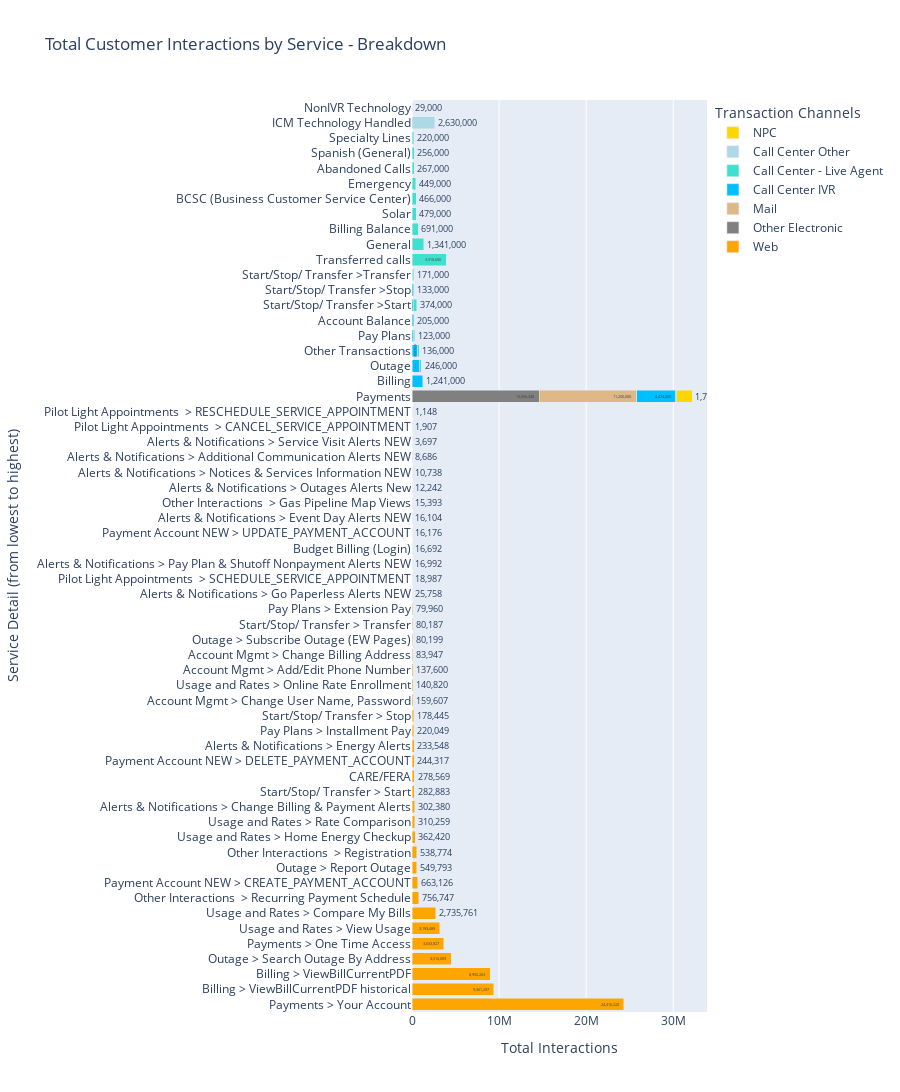

Notebook code cell kept with this figure:
### Code cell
# Set the locale to use comma separators for thousands
locale.setlocale(locale.LC_ALL, '')

# Group the data by Root Level and Level 2 and sum the values
grouped_data = df.groupby([Root, L2])[Value].sum().reset_index()

# Sort the grouped_data by Value column in descending order
grouped_data = grouped_data.sort_values(by=Value, ascending=False) # Sort by descending order

# Create a dictionary to map the Root Level to its corresponding color
color_map = {'Web': 'orange', 'Other Electronic': 'gray', 'Mail': 'burlywood',   'Call Center - Live Agent': 'turquoise', 'Call Center IVR': 'deepskyblue', 'Call Center Other':'lightblue', 'NPC': 'gold'}



# Create a list to store the bar chart traces
bar_traces = []

# Loop through each Root Level and create a stacked bar chart trace for its corresponding Level 2 data
for root_level in grouped_data[Root].unique():
    temp_df = grouped_data[grouped_data[Root] == root_level]
    values = temp_df[Value].values
    formatted_values = [locale.format_string("%d", val, grouping=True) for val in values] # Format values with comma separators
    y_values = temp_df[L2].values
    bar_trace = go.Bar(
        y=y_values,
        x=values,
        text=formatted_values,
        textposition='auto',
        name=root_level,
        orientation='h',
        marker=dict(color=color_map[root_level])
    )
    bar_traces.append(bar_trace)

# Create the stacked bar chart layout
bar_layout = go.Layout(
    title='Total Customer Interactions by Service - Breakdown',
    xaxis=dict(title='Total Interactions'),
    yaxis=dict(title='Service Detail (from lowest to highest)'),
    barmode='stack',
    height=1600,
    legend=dict(title=dict(text='Transaction Channels'))
)

# Create the stacked bar chart figure
bar_fig_L2 = go.Figure(data=bar_traces, layout=bar_layout)

# Display the stacked bar chart
bar_fig_L2.show()

### Figure 1 — Plotly figure (JSON) as saved in the notebook; plotly's stock layout.template omitted (floating-point values rounded to 4 significant figures)
{"data": [{"marker": {"color": "orange"}, "name": "Web", "orientation": "h", "text": ["24,316,220", "9,361,207", "8,992,263", "4,516,009", "3,633,827", "3,193,489", "2,735,761", "756,747", "663,126", "549,793", "538,774", "362,420", "310,259", "302,380", "282,883", "278,569", "244,317", "233,548", "220,049", "178,445", "159,607", "140,820", "137,600", "83,947", "80,199", "80,187", "79,960", "25,758", "18,987", "16,992", "16,692", "16,176", "16,104", "15,393", "12,242", "10,738", "8,686", "3,697", "1,907", "1,148"], "textposition": "auto", "x": [24316220, 9361207, 8992263, 4516009, 3633827, 3193489, 2735761, 756747, 663126, 549793, 538774, 362420, 310259, 302380, 282883, 278569, 244317, 233548, 220049, 178445, 159607, 140820, 137600, 83947, 80199, 80187, 79960, 25758, 18987, 16992, 16692, 16176, 16104, 15393, 12242, 10738, 8686, 3697, 1907, 1148], "y": ["Payments > Your Account", "Billing > ViewBillCurrentPDF historical", "Billing > ViewBillCurrentPDF", "Outage > Search Outage By Address", "Payments > One Time Access", "Usage and Rates > View Usage", "Usage and Rates > Compare My Bills", "Other Interactions  > Recurring Payment Schedule", "Payment Account NEW > CREATE_PAYMENT_ACCOUNT", "Outage > Report Outage", "Other Interactions  > Registration", "Usage and Rates > Home Energy Checkup", "Usage and Rates > Rate Comparison", "Alerts & Notifications > Change Billing & Payment Alerts", "Start/Stop/ Transfer > Start", "CARE/FERA", "Payment Account NEW > DELETE_PAYMENT_ACCOUNT", "Alerts & Notifications > Energy Alerts", "Pay Plans > Installment Pay", "Start/Stop/ Transfer > Stop", "Account Mgmt > Change User Name, Password", "Usage and Rates > Online Rate Enrollment", "Account Mgmt > Add/Edit Phone Number", "Account Mgmt > Change Billing Address", "Outage > Subscribe Outage (EW Pages)", "Start/Stop/ Transfer > Transfer", "Pay Plans > Extension Pay", "Alerts & Notifications > Go Paperless Alerts NEW", "Pilot Light Appointments  > SCHEDULE_SERVICE_APPOINTMENT", "Alerts & Notifications > Pay Plan & Shutoff Nonpayment Alerts NEW", "Budget Billing (Login)", "Payment Account NEW > UPDATE_PAYMENT_ACCOUNT", "Alerts & Notifications > Event Day Alerts NEW", "Other Interactions  > Gas Pipeline Map Views", "Alerts & Notifications > Outages Alerts New", "Alerts & Notifications > Notices & Services Information NEW", "Alerts & Notifications > Additional Communication Alerts NEW", "Alerts & Notifications > Service Visit Alerts NEW", "Pilot Light Appointments  > CANCEL_SERVICE_APPOINTMENT", "Pilot Light Appointments  > RESCHEDULE_SERVICE_APPOINTMENT"], "type": "bar"}, {"marker": {"color": "gray"}, "name": "Other Electronic", "orientation": "h", "text": ["14,596,348"], "textposition": "auto", "x": [14596348], "y": ["Payments"], "type": "bar"}, {"marker": {"color": "burlywood"}, "name": "Mail", "orientation": "h", "text": ["11,200,000"], "textposition": "auto", "x": [11200000], "y": ["Payments"], "type": "bar"}, {"marker": {"color": "deepskyblue"}, "name": "Call Center IVR", "orientation": "h", "text": ["4,474,000", "1,241,000", "843,000", "678,000", "209,000", "205,000", "155,000", "124,000", "58,000"], "textposition": "auto", "x": [4474000, 1241000, 843000, 678000, 209000, 205000, 155000, 124000, 58000], "y": ["Payments", "Billing", "Outage", "Other Transactions", "Pay Plans", "Account Balance", "Start/Stop/ Transfer >Start", "Start/Stop/ Transfer >Stop", "Start/Stop/ Transfer >Transfer"], "type": "bar"}, {"marker": {"color": "turquoise"}, "name": "Call Center - Live Agent", "orientation": "h", "text": ["3,918,000", "1,341,000", "691,000", "479,000", "466,000", "449,000", "374,000", "267,000", "256,000", "246,000", "220,000", "171,000", "137,000", "136,000", "133,000", "123,000"], "textposition": "auto", "x": [3918000, 1341000, 691000, 479000, 466000, 449000, 374000, 267000, 256000, 246000, 220000, 171000, 137000, 136000, 133000, 123000], "y": ["Transferred calls", "General", "Billing Balance", "Solar", "BCSC (Business Customer Service Center)", "Emergency", "Start/Stop/ Transfer >Start", "Abandoned Calls", "Spanish (General)", "Outage", "Specialty Lines", "Start/Stop/ Transfer >Transfer", "Payments", "Other Transactions", "Start/Stop/ Transfer >Stop", "Pay Plans"], "type": "bar"}, {"marker": {"color": "lightblue"}, "name": "Call Center Other", "orientation": "h", "text": ["2,630,000", "29,000"], "textposition": "auto", "x": [2630000, 29000], "y": ["ICM Technology Handled", "NonIVR Technology"], "type": "bar"}, {"marker": {"color": "gold"}, "name": "NPC", "orientation": "h", "text": ["1,770,000"], "textposition": "auto", "x": [1770000], "y": ["Payments"], "type": "bar"}], "layout": {"barmode": "stack", "height": 1600, "legend": {"title": {"text": "Transaction Channels"}}, "title": {"text": "Total Customer Interactions by Service - Breakdown"}, "xaxis": {"title": {"text": "Total Interactions"}}, "yaxis": {"title": {"text": "Service Detail (from lowest to highest)"}}}}
